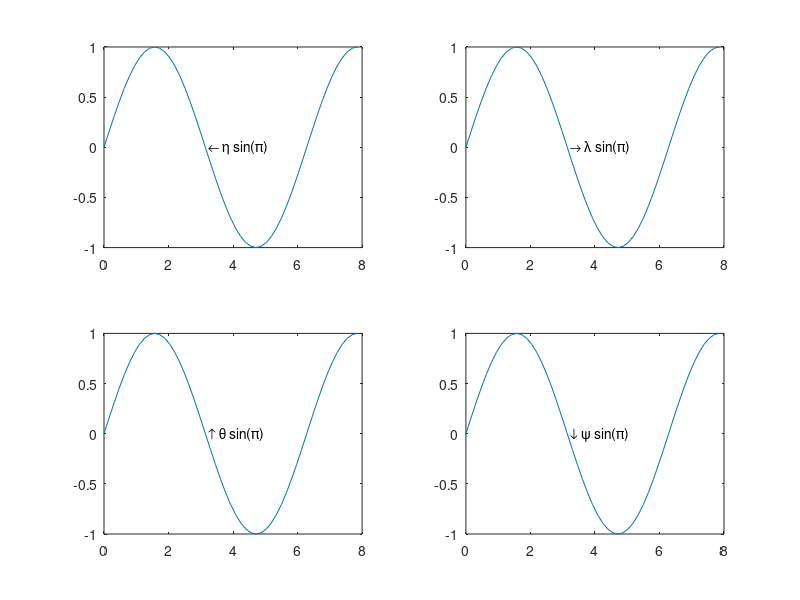

Here is the MATLAB script that generated this plot:
x = 0:pi/20:2.5*pi;
y = sin(x);

figure % new figure window

subplot(221)
plot(x,y)
text(pi,0,' \leftarrow \eta sin(\pi)')

subplot(222)
plot(x,y)
text(pi,0,' \rightarrow \lambda sin(\pi)')

subplot(223)
plot(x,y)
text(pi,0,' \uparrow \theta sin(\pi)')

subplot(224)
plot(x,y)
text(pi,0,' \downarrow \psi sin(\pi)')